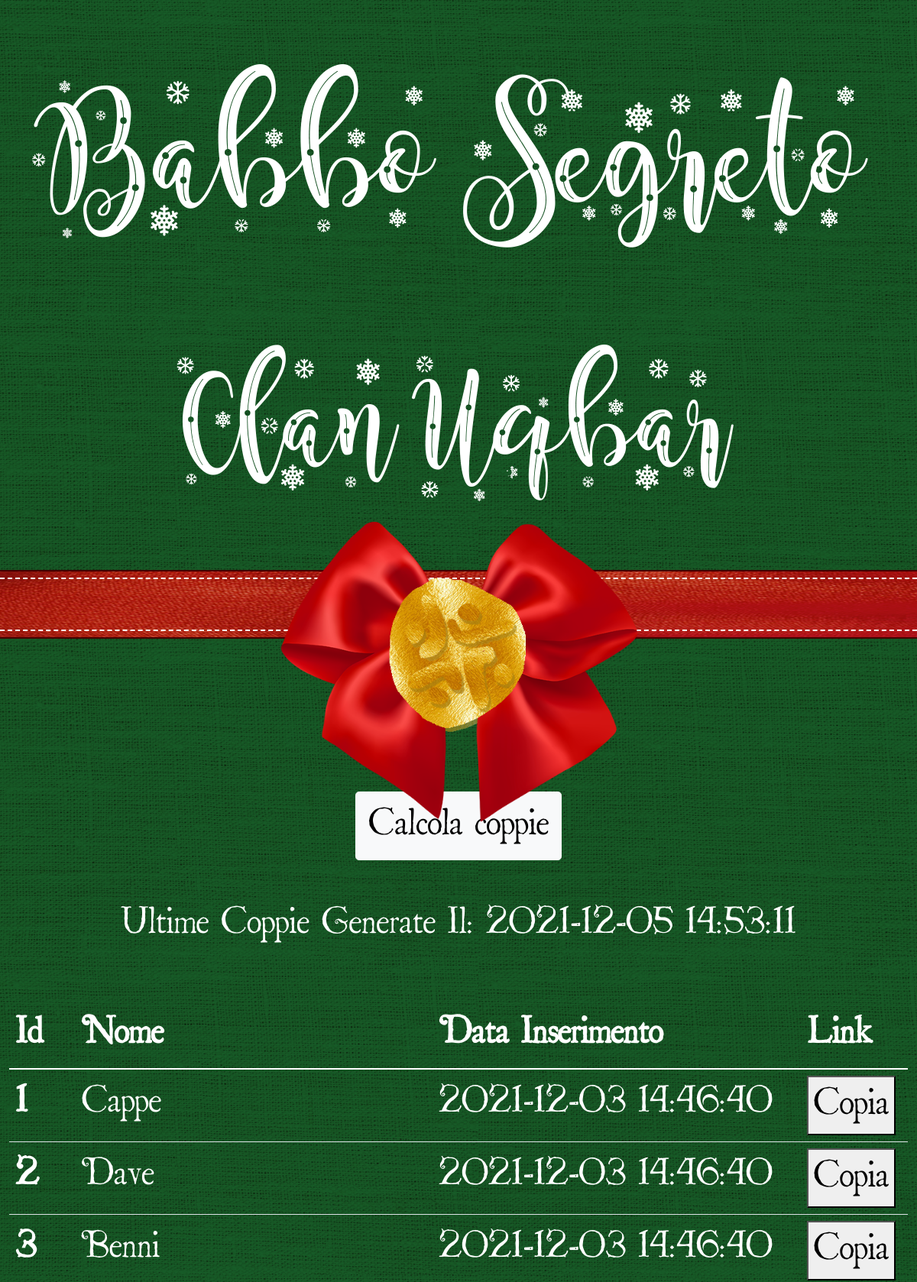
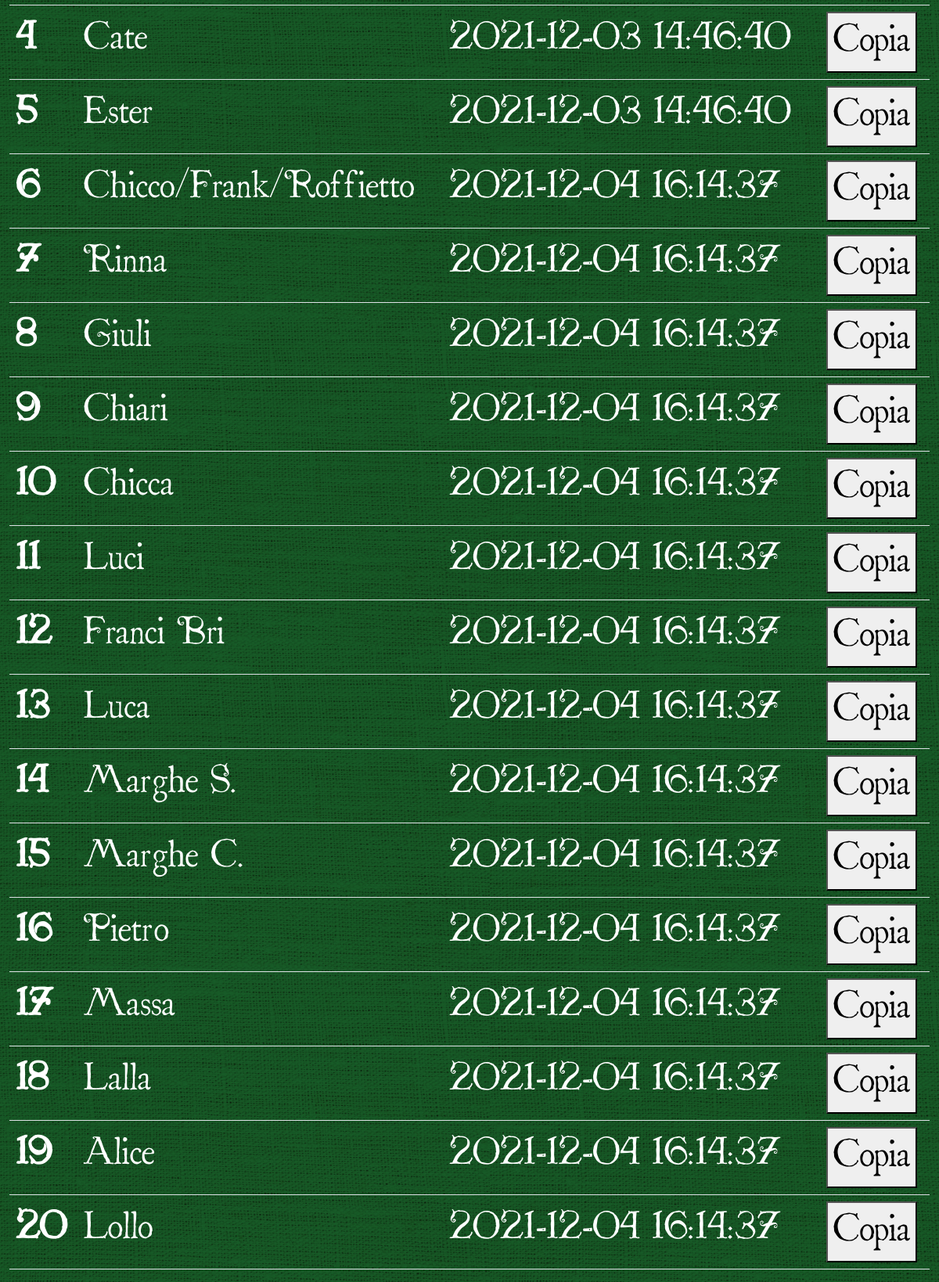
The app's page /admin.php with its own data (2 pictures, top to bottom).
### tables this page shows
CREATE TABLE `pairs` (
  `id` int(11) NOT NULL AUTO_INCREMENT,
  `gifter` varchar(45) NOT NULL,
  `gifted` varchar(45) NOT NULL,
  `insertDate` timestamp NOT NULL DEFAULT CURRENT_TIMESTAMP,
  `estrazione` int(11) DEFAULT NULL,
  PRIMARY KEY (`id`)
);

CREATE TABLE `users` (
  `id` int(11) NOT NULL AUTO_INCREMENT,
  `nome` varchar(45) DEFAULT NULL,
  `gruppo` varchar(45) DEFAULT NULL,
  `insertDate` timestamp NOT NULL DEFAULT CURRENT_TIMESTAMP,
  `attivo` int(1) DEFAULT '1',
  PRIMARY KEY (`id`)
);

### dbconnection.php (called while the page is built, shortened)
<?php
class DbConnection {
    private $pdo;
    public function __construct() {
        $host = "localhost";
        $user = "francesco";
        $password = "password";
        try{
          $this->pdo = new PDO("mysql:host=$host;dbname=babboSegreto",$user,$password);
        } catch (PDOException $e) {
      		$this->pdo = null;
      		die("Errore in connessione : " . $e->getMessage());
      	};
     }
    public function getUsers() {
      $sql = "select * from users";
      $stmt = $this->pdo->query($sql);
      $stmt->execute();
      $rows = $stmt->fetchAll(PDO::FETCH_ASSOC);
      return $rows;
    }
    public function getLastPair() {
      $sql = "select * from pairs order by id desc limit 1";
      $stmt = $this->pdo->query($sql);
      $stmt->execute();
      $rows = $stmt->fetchAll(PDO::FETCH_ASSOC);
      return $rows;
    }
}
?>

### api/getLastPair.php (called while the page is built, shortened)
<?php
    $db = new DbConnection();
    $fetchLastPair = $db->getLastPair();
?>

### api/getUsers.php (called while the page is built, shortened)
<?php
    $db = new DbConnection();
    $fetchUsers = $db->getUsers();
?>

### admin.php (the view, shortened to what this page needs)
<?php
  require_once("dbconnection.php");
  require_once("api/getUsers.php");
  require_once("api/getLastPair.php");
?>
<!DOCTYPE html>
<html lang="en" dir="ltr">
  <head>
    <link href="https://cdn.jsdelivr.net/npm/bootstrap@5.1.3/dist/css/bootstrap.min.css" rel="stylesheet">
    <link rel="stylesheet" href="css/main.css">
  </head>
  <body>
    <div class="container-fluid">
      <div class="row titolo p-2">
        <div class="col m-2 p-2">
          <p class="text-center titolo">Babbo Segreto</p>
          <p class="text-center sottotitolo"> Clan Uqbar</p>
        </div>
      </div>
      <div class="row nastro border border-start-0 border-end-0  mb-5 pt-2 pb-2">
        <div class="border-start-0 border-end-0 col border border-white dott text-center fi pazzo">
          <img src='img/spilla.png' class='img-fluid piccolo centra'>
        </div>
      </div>
      <div class="row">
        <div class="col text-center testo">
          <input type="button" class="btn btn-light btn-lg mb-5" value="Calcola coppie" id="calcola">
          <?php if($fetchLastPair[0]){ echo("<p>Ultime Coppie Generate Il: <span id='data'>".$fetchLastPair[0]['insertDate']."</span></p>");}?>
        </div>
      </div>
      <table class="table mt-5">
        <thead>
          <tr>
            <th scope="col">Id</th>
            <th scope="col">Nome</th>
            <th scope="col">Data Inserimento</th>
            <th scope="col">Link</th>
          </tr>
        </thead>
        <tbody>
          <?php
            foreach($fetchUsers as $user){
              echo("
              <tr>
                <th scope='row'>".$user['id']."</th>
                <td>".$user['nome']."</td>
                <td>".$user["insertDate"]."</td>
                <td><input type='hidden' value='localhost/BabboSegreto/utente.php/?u=".md5($user["nome"])."&y=".date('Y')."' id='u".$user['id']."'></input>
                <button class='' type='button' onclick='copyToClipboard(".'"'.'u'.$user["id"].'"'.")'>Copia</button>
              </tr>");
            }
          ?>
        </tbody>
      </table>
    </div>
  </body>
</html>

### css/main.css (style rules this page uses)
body { color:white; background-color: rgb(231,0,0); background-image: url("../img/tessuto.png"); font-family: natale; }
div.titolo { background-color: #005717; background-image: url("../img/tessuto.png"); }
div.dott { border-style: dashed!important; border-width: 2px !important; border-left:0px !important; border-right:0px !important; }
p.titolo { font-size:20vw; }
p.sottotitolo { font-size:17vw; }
div.nastro { background-image: url("../img/seta.png"); background-repeat: round; border-color: #450000 !important; border-width: 2px !important; margin-bottom: 200px !important; }
div.fi { position:relative; }
div.pazzo { max-height: 70px; }
img.piccolo { max-width: 30% !important; }
img.centra { position:relative; bottom:75px; max-width: 40% !important; }
table { font-family: nomi; font-size: 4vw; color: white !important; }
div.testo { font-family: nomi; font-size: 4vw; color: white !important; }
.btn-lg { font-size: 3rem !important; }

### records on screen
pairs: insertDate "2021-12-05 14:53:11"
users: id "1", nome "Cappe", insertDate "2021-12-03 14:46:40"
users: id "2", nome "Dave", insertDate "2021-12-03 14:46:40"
users: id "3", nome "Benni", insertDate "2021-12-03 14:46:40"
users: id "4", nome "Cate", insertDate "2021-12-03 14:46:40"
users: id "5", nome "Ester", insertDate "2021-12-03 14:46:40"
users: id "6", nome "Chicco/Frank/Roffietto", insertDate "2021-12-04 16:14:37"
users: id "7", nome "Rinna", insertDate "2021-12-04 16:14:37"
users: id "8", nome "Giuli", insertDate "2021-12-04 16:14:37"
users: id "9", nome "Chiari", insertDate "2021-12-04 16:14:37"
users: id "10", nome "Chicca", insertDate "2021-12-04 16:14:37"
users: id "11", nome "Luci", insertDate "2021-12-04 16:14:37"
users: id "12", nome "Franci Bri", insertDate "2021-12-04 16:14:37"
users: id "13", nome "Luca", insertDate "2021-12-04 16:14:37"
users: id "14", nome "Marghe S.", insertDate "2021-12-04 16:14:37"
users: id "15", nome "Marghe C.", insertDate "2021-12-04 16:14:37"
users: id "16", nome "Pietro", insertDate "2021-12-04 16:14:37"
users: id "17", nome "Massa", insertDate "2021-12-04 16:14:37"
users: id "18", nome "Lalla", insertDate "2021-12-04 16:14:37"
users: id "19", nome "Alice", insertDate "2021-12-04 16:14:37"
users: id "20", nome "Lollo", insertDate "2021-12-04 16:14:37"
